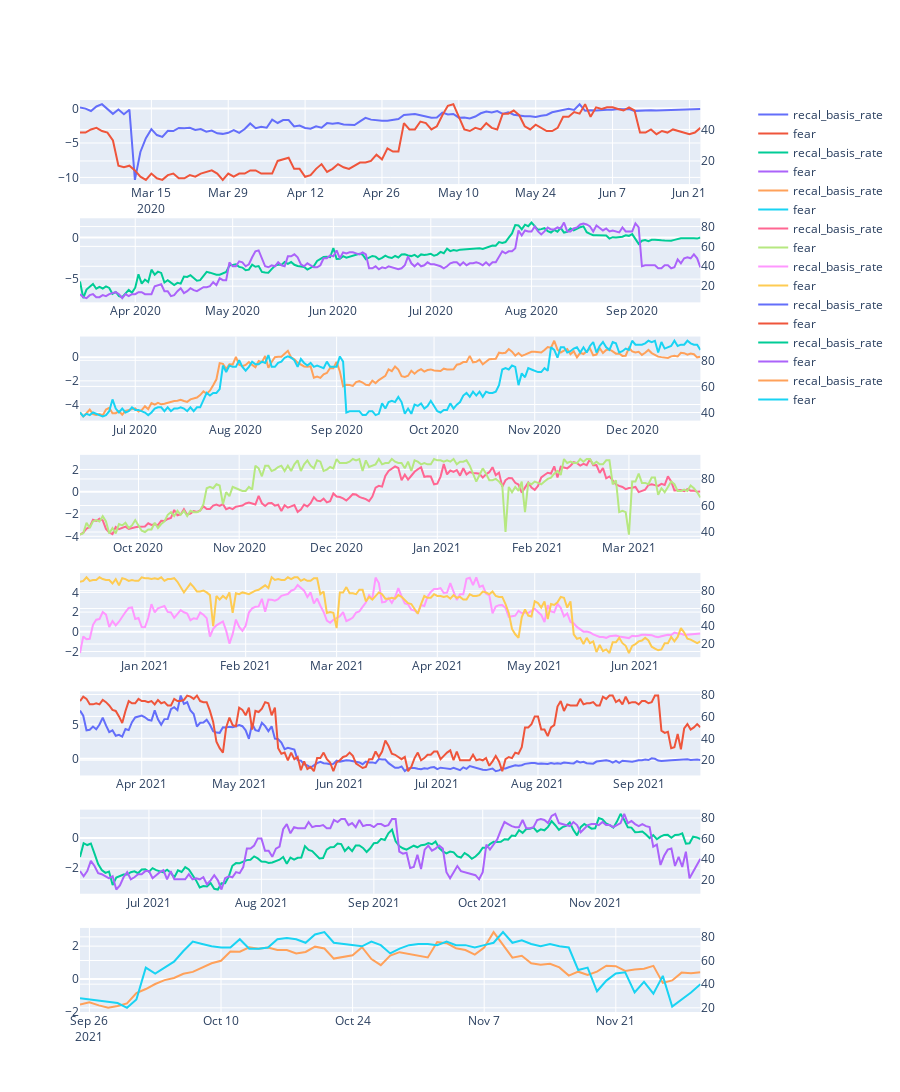

Source (notebook cell):
### Code cell
from plotly.subplots import make_subplots
import plotly.graph_objects as go

fig = make_subplots(rows=8, cols=1, 
                    specs=[[{"secondary_y": True}], [{"secondary_y": True}],
                            [{"secondary_y": True}], [{"secondary_y": True}],
                            [{"secondary_y": True}], [{"secondary_y": True}],
                            [{"secondary_y": True}], [{"secondary_y": True}]])

for i in range(4):
    for j in range(2):
        df = future_dfs[deliveries[2*i+j]]
        fig.add_trace(
            go.Scatter(x=df.time, y=df.recal_basis_rate, name="recal_basis_rate"),
            row=2*i+j+1, col=1,
            secondary_y=False,
        )
        
        fig.add_trace(
            go.Scatter(x=df.time, y=df.fear, name = "fear"),
            row=2*i+j+1, col=1,
            secondary_y=True,
        )
fig.update_layout(height=2400, width=900)
fig.show()

### Figure 1 — Plotly figure (JSON) as saved in the notebook; plotly's stock layout.template omitted (floating-point values rounded to 4 significant figures; data arrays with more than 128 entries replaced by an {"elided": "..."} marker saying what was removed)
{"data": [{"name": "recal_basis_rate", "type": "scatter", "x": ["2020-03-02", "2020-03-03", "2020-03-04", "2020-03-05", "2020-03-06", "2020-03-07", "2020-03-08", "2020-03-09", "2020-03-10", "2020-03-11", "2020-03-12", "2020-03-13", "2020-03-14", "2020-03-15", "2020-03-16", "2020-03-17", "2020-03-18", "2020-03-19", "2020-03-20", "2020-03-21", "2020-03-22", "2020-03-23", "2020-03-24", "2020-03-25", "2020-03-26", "2020-03-27", "2020-03-28", "2020-03-29", "2020-03-30", "2020-03-31", "2020-04-01", "2020-04-02", "2020-04-03", "2020-04-04", "2020-04-05", "2020-04-06", "2020-04-07", "2020-04-08", "2020-04-09", "2020-04-10", "2020-04-11", "2020-04-12", "2020-04-13", "2020-04-14", "2020-04-15", "2020-04-16", "2020-04-17", "2020-04-18", "2020-04-19", "2020-04-20", "2020-04-21", "2020-04-22", "2020-04-23", "2020-04-24", "2020-04-25", "2020-04-26", "2020-04-27", "2020-04-28", "2020-04-29", "2020-04-30", "2020-05-01", "2020-05-02", "2020-05-03", "2020-05-04", "2020-05-05", "2020-05-06", "2020-05-07", "2020-05-08", "2020-05-09", "2020-05-10", "2020-05-11", "2020-05-12", "2020-05-13", "2020-05-14", "2020-05-15", "2020-05-16", "2020-05-17", "2020-05-18", "2020-05-19", "2020-05-20", "2020-05-21", "2020-05-22", "2020-05-23", "2020-05-24", "2020-05-25", "2020-05-26", "2020-05-27", "2020-05-28", "2020-05-29", "2020-05-30", "2020-05-31", "2020-06-01", "2020-06-02", "2020-06-03", "2020-06-04", "2020-06-05", "2020-06-06", "2020-06-07", "2020-06-08", "2020-06-09", "2020-06-10", "2020-06-11", "2020-06-12", "2020-06-13", "2020-06-14", "2020-06-15", "2020-06-16", "2020-06-17", "2020-06-18", "2020-06-19", "2020-06-20", "2020-06-21", "2020-06-22", "2020-06-23"], "xaxis": "x", "y": [0.1458, -0.0159, -0.3563, 0.301, 0.6288, -0.00173, -0.7713, -0.1478, -0.8236, -0.1637, -10.36, -6.304, -4.308, -2.995, -3.852, -4.123, -3.23, -3.27, -2.814, -2.85, -2.803, -3.111, -2.976, -3.35, -3.195, -3.598, -3.678, -3.52, -3.126, -3.529, -2.974, -2.163, -2.851, -2.662, -2.782, -1.616, -2.1, -1.665, -1.678, -2.596, -2.468, -2.813, -2.931, -2.583, -2.779, -2.116, -2.197, -2.096, -2.321, -2.341, -2.395, -1.857, -1.349, -1.609, -1.727, -1.773, -1.773, -1.677, -1.528, -0.9467, -0.8224, -0.7996, -0.9658, -1.106, -1.349, -1.297, -0.5956, -0.8597, -0.7827, -1.327, -1.289, -1.441, -1.163, -0.6896, -0.4323, -0.5723, -0.3766, -0.7837, -0.5314, -0.8903, -1.003, -1.119, -1.112, -1.219, -1.04, -0.9311, -0.5501, -0.3561, -0.2161, -0.02745, -0.2107, 0.614, -0.3292, -0.242, -0.2789, -0.1893, -0.1666, -0.1842, -0.05621, -0.09347, -0.06506, -0.339, -0.2996, -0.2253, -0.2348, -0.2854, -0.2633, -0.1685, -0.2315, -0.2186, -0.1073, -0.1414, -0.05598, -0.05363], "yaxis": "y"}, {"name": "fear", "type": "scatter", "x": ["2020-03-02", "2020-03-03", "2020-03-04", "2020-03-05", "2020-03-06", "2020-03-07", "2020-03-08", "2020-03-09", "2020-03-10", "2020-03-11", "2020-03-12", "2020-03-13", "2020-03-14", "2020-03-15", "2020-03-16", "2020-03-17", "2020-03-18", "2020-03-19", "2020-03-20", "2020-03-21", "2020-03-22", "2020-03-23", "2020-03-24", "2020-03-25", "2020-03-26", "2020-03-27", "2020-03-28", "2020-03-29", "2020-03-30", "2020-03-31", "2020-04-01", "2020-04-02", "2020-04-03", "2020-04-04", "2020-04-05", "2020-04-06", "2020-04-07", "2020-04-08", "2020-04-09", "2020-04-10", "2020-04-11", "2020-04-12", "2020-04-13", "2020-04-14", "2020-04-15", "2020-04-16", "2020-04-17", "2020-04-18", "2020-04-19", "2020-04-20", "2020-04-21", "2020-04-22", "2020-04-23", "2020-04-24", "2020-04-25", "2020-04-26", "2020-04-27", "2020-04-28", "2020-04-29", "2020-04-30", "2020-05-01", "2020-05-02", "2020-05-03", "2020-05-04", "2020-05-05", "2020-05-06", "2020-05-07", "2020-05-08", "2020-05-09", "2020-05-10", "2020-05-11", "2020-05-12", "2020-05-13", "2020-05-14", "2020-05-15", "2020-05-16", "2020-05-17", "2020-05-18", "2020-05-19", "2020-05-20", "2020-05-21", "2020-05-22", "2020-05-23", "2020-05-24", "2020-05-25", "2020-05-26", "2020-05-27", "2020-05-28", "2020-05-29", "2020-05-30", "2020-05-31", "2020-06-01", "2020-06-02", "2020-06-03", "2020-06-04", "2020-06-05", "2020-06-06", "2020-06-07", "2020-06-08", "2020-06-09", "2020-06-10", "2020-06-11", "2020-06-12", "2020-06-13", "2020-06-14", "2020-06-15", "2020-06-16", "2020-06-17", "2020-06-18", "2020-06-19", "2020-06-20", "2020-06-21", "2020-06-22", "2020-06-23"], "xaxis": "x", "y": [38, 38, 40, 41, 39, 38, 33, 17, 16, 17, 14, 10, 8, 12, 9, 8, 11, 12, 9, 9, 11, 10, 12, 13, 14, 12, 8, 12, 10, 12, 12, 14, 14, 12, 12, 12, 20, 21, 22, 15, 15, 10, 11, 15, 18, 13, 15, 18, 16, 15, 17, 19, 19, 20, 24, 21, 28, 26, 26, 44, 40, 40, 45, 44, 40, 42, 49, 55, 56, 48, 40, 39, 41, 40, 44, 41, 40, 50, 50, 52, 49, 42, 40, 43, 41, 39, 39, 41, 48, 48, 51, 50, 56, 48, 54, 53, 54, 54, 53, 52, 54, 52, 38, 38, 40, 37, 39, 38, 40, 39, 38, 37, 38, 41], "yaxis": "y2"}, {"name": "recal_basis_rate", "type": "scatter", "x": {"elided": "192 str values"}, "xaxis": "x2", "y": {"elided": "192 float values"}, "yaxis": "y3"}, {"name": "fear", "type": "scatter", "x": {"elided": "192 str values"}, "xaxis": "x2", "y": {"elided": "192 int values"}, "yaxis": "y4"}, {"name": "recal_basis_rate", "type": "scatter", "x": {"elided": "192 str values"}, "xaxis": "x3", "y": {"elided": "192 float values"}, "yaxis": "y5"}, {"name": "fear", "type": "scatter", "x": {"elided": "192 str values"}, "xaxis": "x3", "y": {"elided": "192 int values"}, "yaxis": "y6"}, {"name": "recal_basis_rate", "type": "scatter", "x": {"elided": "192 str values"}, "xaxis": "x4", "y": {"elided": "192 float values"}, "yaxis": "y7"}, {"name": "fear", "type": "scatter", "x": {"elided": "192 str values"}, "xaxis": "x4", "y": {"elided": "192 int values"}, "yaxis": "y8"}, {"name": "recal_basis_rate", "type": "scatter", "x": {"elided": "192 str values"}, "xaxis": "x5", "y": {"elided": "192 float values"}, "yaxis": "y9"}, {"name": "fear", "type": "scatter", "x": {"elided": "192 str values"}, "xaxis": "x5", "y": {"elided": "192 int values"}, "yaxis": "y10"}, {"name": "recal_basis_rate", "type": "scatter", "x": {"elided": "192 str values"}, "xaxis": "x6", "y": {"elided": "192 float values"}, "yaxis": "y11"}, {"name": "fear", "type": "scatter", "x": {"elided": "192 str values"}, "xaxis": "x6", "y": {"elided": "192 int values"}, "yaxis": "y12"}, {"name": "recal_basis_rate", "type": "scatter", "x": {"elided": "172 str values"}, "xaxis": "x7", "y": {"elided": "172 float values"}, "yaxis": "y13"}, {"name": "fear", "type": "scatter", "x": {"elided": "172 str values"}, "xaxis": "x7", "y": {"elided": "172 int values"}, "yaxis": "y14"}, {"name": "recal_basis_rate", "type": "scatter", "x": ["2021-09-25", "2021-09-26", "2021-09-27", "2021-09-28", "2021-09-29", "2021-09-30", "2021-10-01", "2021-10-02", "2021-10-03", "2021-10-04", "2021-10-05", "2021-10-06", "2021-10-07", "2021-10-08", "2021-10-09", "2021-10-10", "2021-10-11", "2021-10-12", "2021-10-13", "2021-10-14", "2021-10-15", "2021-10-16", "2021-10-17", "2021-10-18", "2021-10-19", "2021-10-20", "2021-10-21", "2021-10-22", "2021-10-23", "2021-10-24", "2021-10-25", "2021-10-26", "2021-10-27", "2021-10-28", "2021-10-29", "2021-10-30", "2021-10-31", "2021-11-01", "2021-11-02", "2021-11-03", "2021-11-04", "2021-11-05", "2021-11-06", "2021-11-07", "2021-11-08", "2021-11-09", "2021-11-10", "2021-11-11", "2021-11-12", "2021-11-13", "2021-11-14", "2021-11-15", "2021-11-16", "2021-11-17", "2021-11-18", "2021-11-19", "2021-11-20", "2021-11-21", "2021-11-22", "2021-11-23", "2021-11-24", "2021-11-25", "2021-11-26", "2021-11-27", "2021-11-28", "2021-11-29", "2021-11-30"], "xaxis": "x8", "y": [-1.549, -1.416, -1.605, -1.752, -1.644, -1.489, -0.8555, -0.6101, -0.3048, -0.06787, 0.06331, 0.3203, 0.4323, 0.6807, 0.9585, 1.105, 1.668, 1.664, 1.923, 1.835, 1.92, 1.767, 1.761, 1.554, 1.643, 1.967, 1.858, 1.241, 1.362, 1.446, 1.936, 1.215, 0.8393, 1.423, 1.633, 1.518, 1.383, 1.312, 2.25, 2.176, 1.872, 1.76, 1.487, 1.911, 2.852, 2.072, 1.299, 1.409, 0.9549, 0.8632, 0.927, 0.7055, 0.2059, 0.4441, 0.241, 0.4451, 0.8062, 0.7795, 0.4943, 0.5809, 0.6269, 0.7987, -0.2361, -0.08831, 0.3879, 0.3447, 0.412], "yaxis": "y15"}, {"name": "fear", "type": "scatter", "x": ["2021-09-25", "2021-09-26", "2021-09-27", "2021-09-28", "2021-09-29", "2021-09-30", "2021-10-01", "2021-10-02", "2021-10-03", "2021-10-04", "2021-10-05", "2021-10-06", "2021-10-07", "2021-10-08", "2021-10-09", "2021-10-10", "2021-10-11", "2021-10-12", "2021-10-13", "2021-10-14", "2021-10-15", "2021-10-16", "2021-10-17", "2021-10-18", "2021-10-19", "2021-10-20", "2021-10-21", "2021-10-22", "2021-10-23", "2021-10-24", "2021-10-25", "2021-10-26", "2021-10-27", "2021-10-28", "2021-10-29", "2021-10-30", "2021-10-31", "2021-11-01", "2021-11-02", "2021-11-03", "2021-11-04", "2021-11-05", "2021-11-06", "2021-11-07", "2021-11-08", "2021-11-09", "2021-11-10", "2021-11-11", "2021-11-12", "2021-11-13", "2021-11-14", "2021-11-15", "2021-11-16", "2021-11-17", "2021-11-18", "2021-11-19", "2021-11-20", "2021-11-21", "2021-11-22", "2021-11-23", "2021-11-24", "2021-11-25", "2021-11-26", "2021-11-27", "2021-11-28", "2021-11-29", "2021-11-30"], "xaxis": "x8", "y": [28, 27, 26, 25, 24, 20, 27, 54, 49, 54, 59, 68, 76, 74, 72, 71, 71, 78, 70, 70, 71, 78, 79, 78, 75, 82, 84, 75, 74, 73, 72, 76, 73, 66, 70, 73, 74, 74, 73, 76, 73, 73, 71, 73, 75, 84, 75, 77, 74, 72, 74, 72, 71, 52, 54, 34, 43, 49, 50, 33, 42, 32, 47, 21, 27, 33, 40], "yaxis": "y16"}], "layout": {"height": 2400, "width": 900, "xaxis": {"anchor": "y", "domain": [0, 0.94]}, "xaxis2": {"anchor": "y3", "domain": [0, 0.94]}, "xaxis3": {"anchor": "y5", "domain": [0, 0.94]}, "xaxis4": {"anchor": "y7", "domain": [0, 0.94]}, "xaxis5": {"anchor": "y9", "domain": [0, 0.94]}, "xaxis6": {"anchor": "y11", "domain": [0, 0.94]}, "xaxis7": {"anchor": "y13", "domain": [0, 0.94]}, "xaxis8": {"anchor": "y15", "domain": [0, 0.94]}, "yaxis": {"anchor": "x", "domain": [0.9078, 1.0]}, "yaxis10": {"anchor": "x5", "overlaying": "y9", "side": "right"}, "yaxis11": {"anchor": "x6", "domain": [0.2594, 0.3516]}, "yaxis12": {"anchor": "x6", "overlaying": "y11", "side": "right"}, "yaxis13": {"anchor": "x7", "domain": [0.1297, 0.2219]}, "yaxis14": {"anchor": "x7", "overlaying": "y13", "side": "right"}, "yaxis15": {"anchor": "x8", "domain": [0, 0.09219]}, "yaxis16": {"anchor": "x8", "overlaying": "y15", "side": "right"}, "yaxis2": {"anchor": "x", "overlaying": "y", "side": "right"}, "yaxis3": {"anchor": "x2", "domain": [0.7781, 0.8703]}, "yaxis4": {"anchor": "x2", "overlaying": "y3", "side": "right"}, "yaxis5": {"anchor": "x3", "domain": [0.6484, 0.7406]}, "yaxis6": {"anchor": "x3", "overlaying": "y5", "side": "right"}, "yaxis7": {"anchor": "x4", "domain": [0.5188, 0.6109]}, "yaxis8": {"anchor": "x4", "overlaying": "y7", "side": "right"}, "yaxis9": {"anchor": "x5", "domain": [0.3891, 0.4813]}}}
